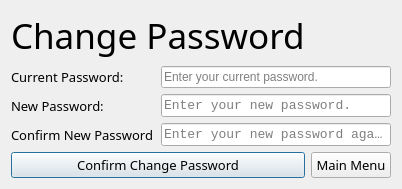
    <widget class="QWidget" name="change_password">
     <layout class="QGridLayout" name="gridLayout_9">
      <item row="0" column="0" colspan="2">
       <widget class="QLabel" name="change_password_lbl">
        <property name="font">
         <font>
          <family>Segoe Print</family>
          <pointsize>26</pointsize>
         </font>
        </property>
        <property name="text">
         <string>Change Password</string>
        </property>
       </widget>
      </item>
      <item row="1" column="0">
       <widget class="QLabel" name="change_password_current_pass_lbl">
        <property name="font">
         <font>
          <family>Segoe UI Light</family>
          <pointsize>10</pointsize>
         </font>
        </property>
        <property name="text">
         <string>Current Password:</string>
        </property>
       </widget>
      </item>
      <item row="1" column="1" colspan="2">
       <widget class="QLineEdit" name="change_password_current_pass_line">
        <property name="echoMode">
         <enum>QLineEdit::Password</enum>
        </property>
        <property name="placeholderText">
         <string>Enter your current password.</string>
        </property>
        <property name="clearButtonEnabled">
         <bool>true</bool>
        </property>
       </widget>
      </item>
      <item row="2" column="0">
       <widget class="QLabel" name="change_password_new_pass_lbl">
        <property name="font">
         <font>
          <family>Segoe UI Light</family>
          <pointsize>10</pointsize>
         </font>
        </property>
        <property name="text">
         <string>New Password:</string>
        </property>
       </widget>
      </item>
      <item row="2" column="1" colspan="2">
       <widget class="QLineEdit" name="change_password_new_pass_line">
        <property name="font">
         <font>
          <family>Consolas</family>
          <pointsize>10</pointsize>
         </font>
        </property>
        <property name="echoMode">
         <enum>QLineEdit::Password</enum>
        </property>
        <property name="readOnly">
         <bool>false</bool>
        </property>
        <property name="placeholderText">
         <string>Enter your new password.</string>
        </property>
        <property name="clearButtonEnabled">
         <bool>true</bool>
        </property>
       </widget>
      </item>
      <item row="3" column="0">
       <widget class="QLabel" name="change_password_conf_new_lbl">
        <property name="font">
         <font>
          <family>Segoe UI Light</family>
          <pointsize>10</pointsize>
         </font>
        </property>
        <property name="text">
         <string>Confirm New Password</string>
        </property>
       </widget>
      </item>
      <item row="3" column="1" colspan="2">
       <widget class="QLineEdit" name="change_password_conf_new_line">
        <property name="font">
         <font>
          <family>Consolas</family>
          <pointsize>10</pointsize>
         </font>
        </property>
        <property name="echoMode">
         <enum>QLineEdit::Password</enum>
        </property>
        <property name="dragEnabled">
         <bool>false</bool>
        </property>
        <property name="readOnly">
         <bool>false</bool>
        </property>
        <property name="placeholderText">
         <string>Enter your new password again.</string>
        </property>
        <property name="clearButtonEnabled">
         <bool>true</bool>
        </property>
       </widget>
      </item>
      <item row="4" column="0" colspan="2">
       <widget class="QPushButton" name="change_password_confirm_btn">
        <property name="font">
         <font>
          <family>Segoe UI Light</family>
          <pointsize>10</pointsize>
         </font>
        </property>
        <property name="text">
         <string>Confirm Change Password</string>
        </property>
        <property name="autoDefault">
         <bool>false</bool>
        </property>
        <property name="default">
         <bool>true</bool>
        </property>
       </widget>
      </item>
      <item row="4" column="2">
       <widget class="QPushButton" name="change_password_main_btn">
        <property name="font">
         <font>
          <family>Segoe UI Light</family>
          <pointsize>10</pointsize>
         </font>
        </property>
        <property name="text">
         <string>Main Menu</string>
        </property>
       </widget>
      </item>
     </layout>
    </widget>
